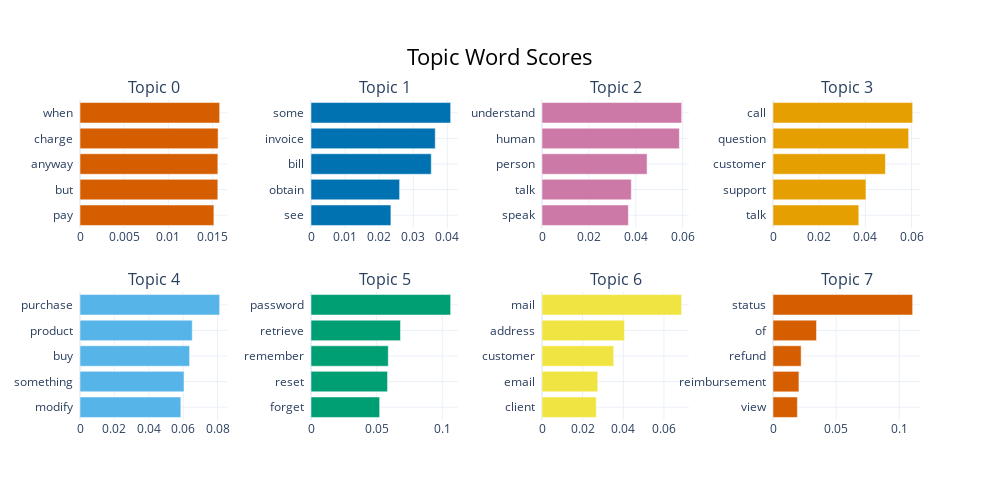

The cell this chart's notebook holds for it:
### Markdown cell above
Visulize model perfomance

### Code cell
topic_model.visualize_barchart()

### Figure 1 — Plotly figure (JSON) as saved in the notebook; plotly's stock layout.template omitted (floating-point values rounded to 4 significant figures)
{"data": [{"marker": {"color": "#D55E00"}, "orientation": "h", "type": "bar", "x": [0.01515, 0.01559, 0.0156, 0.01562, 0.0158], "xaxis": "x", "y": ["pay  ", "but  ", "anyway  ", "charge  ", "when  "], "yaxis": "y"}, {"marker": {"color": "#0072B2"}, "orientation": "h", "type": "bar", "x": [0.02343, 0.02598, 0.03527, 0.03643, 0.04095], "xaxis": "x2", "y": ["see  ", "obtain  ", "bill  ", "invoice  ", "some  "], "yaxis": "y2"}, {"marker": {"color": "#CC79A7"}, "orientation": "h", "type": "bar", "x": [0.03685, 0.0381, 0.04483, 0.05862, 0.05959], "xaxis": "x3", "y": ["speak  ", "talk  ", "person  ", "human  ", "understand  "], "yaxis": "y3"}, {"marker": {"color": "#E69F00"}, "orientation": "h", "type": "bar", "x": [0.03716, 0.04026, 0.04868, 0.05876, 0.06048], "xaxis": "x4", "y": ["talk  ", "support  ", "customer  ", "question  ", "call  "], "yaxis": "y4"}, {"marker": {"color": "#56B4E9"}, "orientation": "h", "type": "bar", "x": [0.05866, 0.06051, 0.06376, 0.06531, 0.08125], "xaxis": "x5", "y": ["modify  ", "something  ", "buy  ", "product  ", "purchase  "], "yaxis": "y5"}, {"marker": {"color": "#009E73"}, "orientation": "h", "type": "bar", "x": [0.0523, 0.05828, 0.05885, 0.06817, 0.1064], "xaxis": "x6", "y": ["forget  ", "reset  ", "remember  ", "retrieve  ", "password  "], "yaxis": "y6"}, {"marker": {"color": "#F0E442"}, "orientation": "h", "type": "bar", "x": [0.02671, 0.02744, 0.03529, 0.04059, 0.06872], "xaxis": "x7", "y": ["client  ", "email  ", "customer  ", "address  ", "mail  "], "yaxis": "y7"}, {"marker": {"color": "#D55E00"}, "orientation": "h", "type": "bar", "x": [0.0193, 0.02053, 0.02228, 0.03444, 0.1106], "xaxis": "x8", "y": ["view  ", "reimbursement  ", "refund  ", "of  ", "status  "], "yaxis": "y8"}], "layout": {"annotations": [{"font": {"size": 16}, "showarrow": false, "text": "Topic 0", "x": 0.0875, "xanchor": "center", "xref": "paper", "y": 1, "yanchor": "bottom", "yref": "paper"}, {"font": {"size": 16}, "showarrow": false, "text": "Topic 1", "x": 0.3625, "xanchor": "center", "xref": "paper", "y": 1, "yanchor": "bottom", "yref": "paper"}, {"font": {"size": 16}, "showarrow": false, "text": "Topic 2", "x": 0.6375, "xanchor": "center", "xref": "paper", "y": 1, "yanchor": "bottom", "yref": "paper"}, {"font": {"size": 16}, "showarrow": false, "text": "Topic 3", "x": 0.9125, "xanchor": "center", "xref": "paper", "y": 1, "yanchor": "bottom", "yref": "paper"}, {"font": {"size": 16}, "showarrow": false, "text": "Topic 4", "x": 0.0875, "xanchor": "center", "xref": "paper", "y": 0.4, "yanchor": "bottom", "yref": "paper"}, {"font": {"size": 16}, "showarrow": false, "text": "Topic 5", "x": 0.3625, "xanchor": "center", "xref": "paper", "y": 0.4, "yanchor": "bottom", "yref": "paper"}, {"font": {"size": 16}, "showarrow": false, "text": "Topic 6", "x": 0.6375, "xanchor": "center", "xref": "paper", "y": 0.4, "yanchor": "bottom", "yref": "paper"}, {"font": {"size": 16}, "showarrow": false, "text": "Topic 7", "x": 0.9125, "xanchor": "center", "xref": "paper", "y": 0.4, "yanchor": "bottom", "yref": "paper"}], "height": 500, "hoverlabel": {"bgcolor": "white", "font": {"family": "Rockwell", "size": 16}}, "showlegend": false, "title": {"font": {"color": "Black", "size": 22}, "text": "Topic Word Scores", "x": 0.5, "xanchor": "center", "yanchor": "top"}, "width": 1000, "xaxis": {"anchor": "y", "domain": [0, 0.175], "showgrid": true}, "xaxis2": {"anchor": "y2", "domain": [0.275, 0.45], "showgrid": true}, "xaxis3": {"anchor": "y3", "domain": [0.55, 0.725], "showgrid": true}, "xaxis4": {"anchor": "y4", "domain": [0.825, 1], "showgrid": true}, "xaxis5": {"anchor": "y5", "domain": [0, 0.175], "showgrid": true}, "xaxis6": {"anchor": "y6", "domain": [0.275, 0.45], "showgrid": true}, "xaxis7": {"anchor": "y7", "domain": [0.55, 0.725], "showgrid": true}, "xaxis8": {"anchor": "y8", "domain": [0.825, 1], "showgrid": true}, "yaxis": {"anchor": "x", "domain": [0.6, 1], "showgrid": true}, "yaxis2": {"anchor": "x2", "domain": [0.6, 1], "showgrid": true}, "yaxis3": {"anchor": "x3", "domain": [0.6, 1], "showgrid": true}, "yaxis4": {"anchor": "x4", "domain": [0.6, 1], "showgrid": true}, "yaxis5": {"anchor": "x5", "domain": [0, 0.4], "showgrid": true}, "yaxis6": {"anchor": "x6", "domain": [0, 0.4], "showgrid": true}, "yaxis7": {"anchor": "x7", "domain": [0, 0.4], "showgrid": true}, "yaxis8": {"anchor": "x8", "domain": [0, 0.4], "showgrid": true}}}
